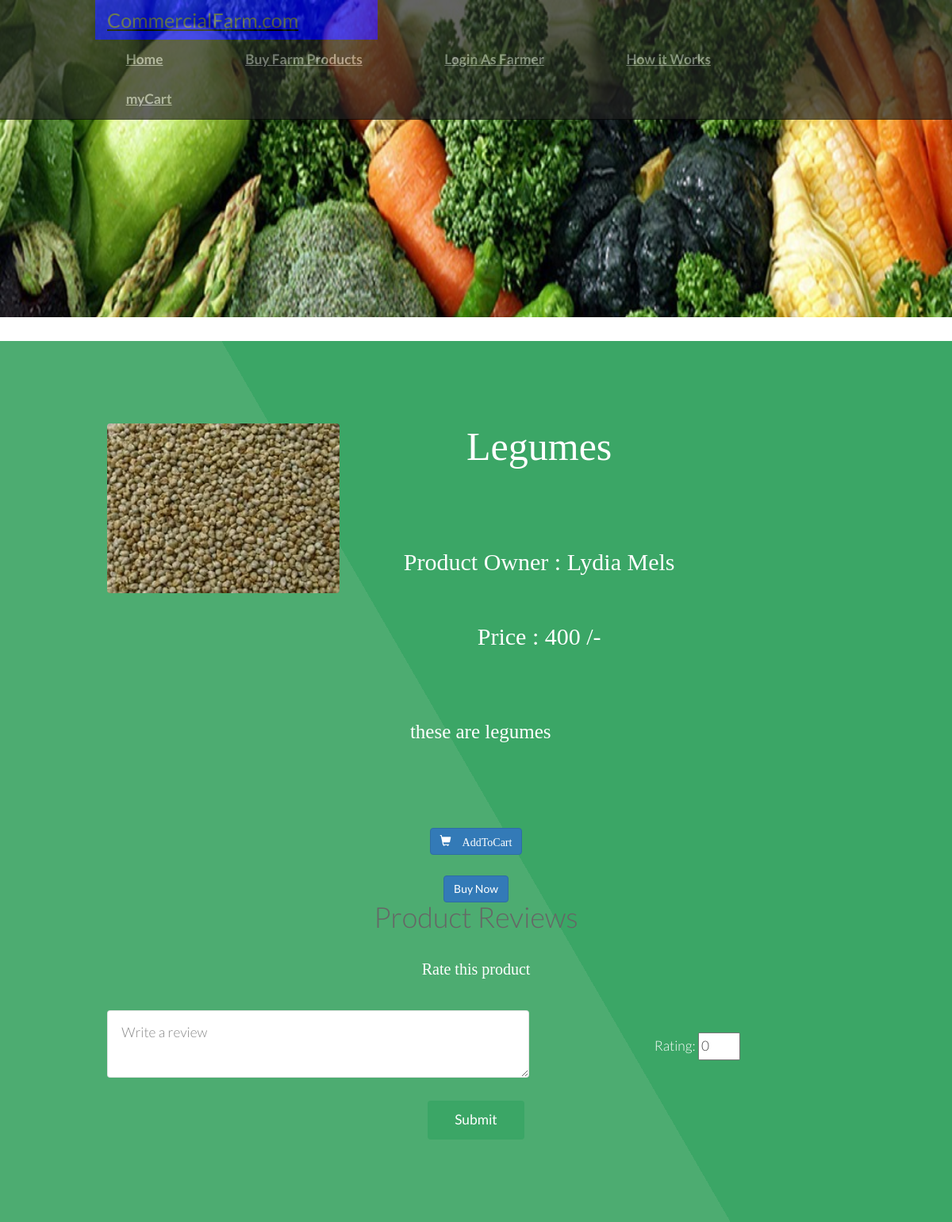
The app's page /review.php?pid=29 with its own data.
### tables this page shows
CREATE TABLE `fproduct` (
  `fid` int(255) NOT NULL,
  `pid` int(255) NOT NULL,
  `product` varchar(255) NOT NULL,
  `pcat` varchar(255) NOT NULL,
  `pinfo` varchar(255) NOT NULL,
  `price` float NOT NULL,
  `pimage` varchar(255) NOT NULL DEFAULT 'blank.png',
  `picStatus` int(10) NOT NULL DEFAULT 0
);

CREATE TABLE `farmer` (
  `fid` int(255) NOT NULL,
  `fname` varchar(255) NOT NULL,
  `fusername` varchar(255) NOT NULL,
  `fpassword` varchar(255) NOT NULL,
  `fhash` varchar(255) NOT NULL,
  `femail` varchar(255) NOT NULL,
  `fmobile` varchar(255) NOT NULL,
  `faddress` text NOT NULL,
  `factive` int(255) NOT NULL DEFAULT 0,
  `frating` int(11) NOT NULL DEFAULT 0,
  `picExt` varchar(255) NOT NULL DEFAULT 'png',
  `picStatus` int(10) NOT NULL DEFAULT 0
);

### review.php (the view, shortened to what this page needs)
<?php
	require 'db.php';
	$pid = $_GET['pid'];
?>
<!DOCTYPE html>
<html>
<head>
		<link href="bootstrap\css\bootstrap.min.css" rel="stylesheet">
		<link rel="stylesheet" href="Blog/commentBox.css" />
</head>
<body>
				<?php
					require 'menu.php';
					$sql="SELECT * FROM fproduct WHERE pid = '$pid'";
					$result = mysqli_query($conn, $sql);
					$row = mysqli_fetch_assoc($result);
					$fid = $row['fid'];
					$sql = "SELECT * FROM farmer WHERE fid = '$fid'";
					$result = mysqli_query($conn, $sql);
					$frow = mysqli_fetch_assoc($result);
					$picDestination = "images/productImages/".$row['pimage'];
					?>
				<section id="main" class="wrapper style1 align-center">
						<div class="container">
							<div class="row">
								<div class="col-sm-4">
									<img class="image fit" src="<?php echo $picDestination.'';?>" alt="" />
								</div>
								<div class="col-12 col-sm-6">
									<p style="font: 50px Times new roman;"><?= $row['product']; ?></p>
									<p style="font: 30px Times new roman;">Product Owner : <?= $frow['fname']; ?></p>
									<p style="font: 30px Times new roman;">Price : <?= $row['price'].' /-'; ?></p>
								</div>
							</div><br />
							<div class="row">
								<div class="col-12 col-sm-12" style="font: 25px Times new roman;">
									<?= $row['pinfo']; ?>
								</div>
							</div>
						</div>
						<br /><br />
						<div class="12u$">
                            <center>
                                <div class="row uniform">
                                    <div class="6u 12u$(large)">
                                        <a href="myCart.php?flag=1&pid=<?= $pid; ?>" class="btn btn-primary" style="text-decoration: none;"><span class="glyphicon glyphicon-shopping-cart"> AddToCart</a>
                                    </div>
                                    <div class="6u 12u$(large)">
                                        <a href="buyNow.php?pid=<?= $pid; ?>" class="btn btn-primary" style="text-decoration: none;">Buy Now</a>
                                    </div>
                                </div>
                            </center>
                        </div>
					<div class="container">
						<h1>Product Reviews</h1>
					<div class="row">
						<div class="col-0 col-sm-3"></div>
						<div class="col-12 col-sm-6">
					</div>
				</div>
			</div>
			<div class="container">
				<p style="font: 20px Times new roman; align: left;">Rate this product</p>
				<form method="POST" action="reviewInput.php?pid=<?= $pid; ?>">
					<div class="row">
						<div class="col-sm-7">
							<textarea style="background-color:white;color: black;" cols="5" name="comment" placeholder="Write a review"></textarea>
						</div>
						<div class="col-sm-5">
							<br />
							Rating: <input type="number" min="0" max="10" name="rating" value="0"/>
						</div>
					</div>
					<div class="row">
						<div class="col-sm-12">
							<br />
							<input type="submit" />
						</div>
					</div>
				</form>
			</div>
	</body>
	</html>

### css/style.css (style rules this page uses)
body { background: #fff; }
body, input, select, textarea { color: #444; font-family: "Lato", Helvetica, sans-serif; font-size: 15pt; font-weight: 300; line-height: 1.65em; }
a { color: #4dac71; text-decoration: underline; }
p { margin: 0 0 2em 0; }
h1, h2, h3, h4, h5, h6 { color: #666; font-weight: 300; line-height: 1em; margin: 0 0 1em 0; }
.align-center { text-align: center; }
form { margin: 0 0 2em 0; }
input[type="text"], input[type="password"], input[type="email"], select, textarea { -moz-appearance: none; -webkit-appearance: none; -o-appearance: none; -ms-appearance: none; appearance: none; background: rgba(144, 144, 144, 0.075); border-radius: 4px; border: none; border: solid 1px rgba(144, 144, 144, 0.25); color: inherit; display: block; outline: 0; padding: 0 1em; text-decoration: none; width: 100%; }
textarea { padding: 0.75em 1em; }
.image { border-radius: 4px; border: 0; display: inline-block; position: relative; }
.image.fit { display: block; margin: 0 0 2em 0; width: 100%; }
input[type="submit"], input[type="reset"], input[type="button"], .button { -moz-appearance: none; -webkit-appearance: none; -o-appearance: none; -ms-appearance: none; appearance: none; -moz-transition: background-color 0.2s ease-in-out, color 0.2s ease-in-out; -webkit-transition: background-color 0.2s ease-in-out, color 0.2s ease-in-out; -o-transition: background-color 0.2s ease-in-out, color 0.2s ease-in-out; -ms-transition: background-color 0.2s ease-in-out, color 0.2s ease-in-out; transition: background-color 0.2s ease-in-out, color 0.2s ease-in-out; background-color: #3ba666; border-radius: 4px; border: 0; color: #ffffff !important; cursor: pointer; display: inline-block; font-weight: 400; height: 2.85em; line-height: 2.8em; padding: 0 2em; text-align: center; text-decoration: none; white-space: nowrap; }
.wrapper { padding: 6em 0em 4em; }
.wrapper.style1 { background-color: #3ba666; -moz-background-image: linear-gradient(60deg, #4dac71 50%, #3ba666 50%); -webkit-background-image: linear-gradient(60deg, #4dac71 50%, #3ba666 50%); -o-background-image: linear-gradient(60deg, #4dac71 50%, #3ba666 50%); -ms-background-image: linear-gradient(60deg, #4dac71 50%, #3ba666 50%); background-image: linear-gradient(60deg, #4dac71 50%, #3ba666 50%); color: #ffffff; }

### css/style-xlarge.css (style rules this page uses)
body, input, select, textarea { font-size: 13pt; }

### css/style-large.css (style rules this page uses)
body, input, select, textarea { font-size: 13pt; }

### records on screen
fproduct: pimage (picture), product "Legumes", price "400", pinfo "these are legumes"
farmer: fname "Lydia Mels"
